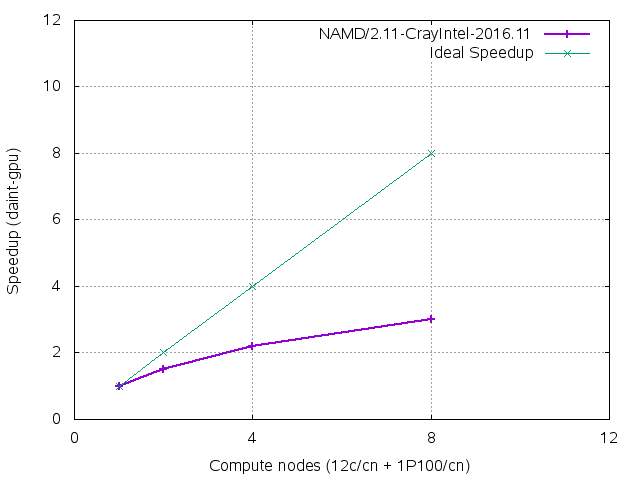

Recreate this plot in gnuplot.
set terminal png
set output "speedup_daintgpu.png"
set xlabel "Compute nodes (12c/cn + 1P100/cn)"
set ylabel "Speedup (daint-gpu)" 
set xrange [0:12]
set yrange [0:12]
set xtics 0,4,32
set grid
# set key center top
# set size 0.85,0.85

plot "scaling.data" \
using 1:2 i 0 w lp lw 2 t "NAMD/2.11-CrayIntel-2016.11-cuda-8.0.054", \
"scaling.data" using 1:3 i 0 w lp t "Ideal Speedup" 
